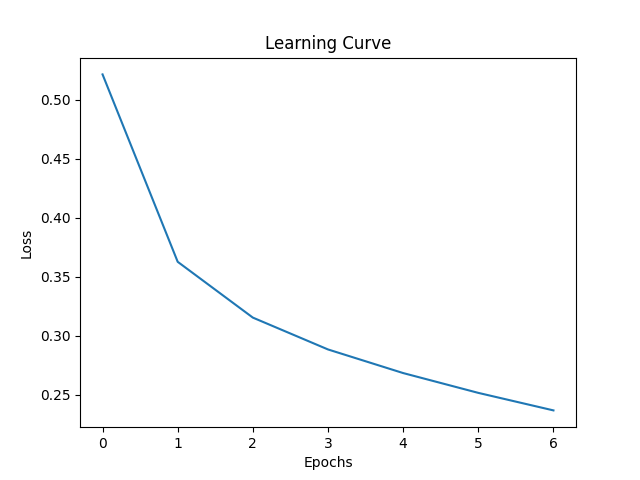

Here is the Python script that generated this plot:
import numpy as np
from sklearn.datasets import fetch_openml
from sklearn.model_selection import train_test_split
from sklearn.preprocessing import OneHotEncoder
from sklearn.metrics import accuracy_score
import matplotlib.pyplot as plt

dataMnist = fetch_openml('mnist_784', version=1)
featuresData = dataMnist["data"].values
labelsData = dataMnist["target"].astype(int).values
featuresData = featuresData / 255.0

encoder = OneHotEncoder(sparse=False)
labelsOneHot = encoder.fit_transform(labelsData.reshape(-1, 1))

featuresTrain, featuresTest, labelsTrain, labelsTest = train_test_split(featuresData, labelsOneHot, test_size=0.2, random_state=42)

def functionSigmoid(inputZ):
    return 1.0 / (1.0 + np.exp(-inputZ))

def functionSigmoidDerivative(inputZ):
    return functionSigmoid(inputZ) * (1.0 - functionSigmoid(inputZ))

def functionSoftmax(inputZ):
    expInputZ = np.exp(inputZ)
    return expInputZ / expInputZ.sum(axis=1, keepdims=True)

def processForwardPropagation(inputFeatures, weights1, weights2):
    zLayer1 = inputFeatures.dot(weights1.T)
    aLayer1 = functionSigmoid(zLayer1)
    zLayer2 = aLayer1.dot(weights2.T)
    aLayer2 = functionSoftmax(zLayer2)
    return zLayer1, aLayer1, zLayer2, aLayer2

def computeFunctionLoss(trueLabels, predictedLabels):
    samplesCount = trueLabels.shape[0]
    lossValue = -np.sum(trueLabels * np.log(predictedLabels)) / samplesCount
    return lossValue

inputNodes = 784
hiddenNodes = 300
outputNodes = 200
rateLearning = 0.1
totalEpochs = 7
sizeBatch = 64

weightsLayer1 = np.random.randn(hiddenNodes, inputNodes) * 0.01
weightsLayer2 = np.random.randn(outputNodes, hiddenNodes) * 0.01

listLosses = []

for epochIndex in range(totalEpochs):
    for batchIndex in range(0, featuresTrain.shape[0], sizeBatch):
        batchFeatures = featuresTrain[batchIndex:batchIndex+sizeBatch]
        batchLabels = labelsTrain[batchIndex:batchIndex+sizeBatch]

        zValue1, aValue1, zValue2, aValue2 = processForwardPropagation(batchFeatures, weightsLayer1, weightsLayer2)

        deltaZ2 = aValue2 - batchLabels
        deltaWeights2 = np.dot(deltaZ2.T, aValue1) / sizeBatch
        deltaALayer1 = np.dot(deltaZ2, weightsLayer2)
        deltaZLayer1 = deltaALayer1 * functionSigmoidDerivative(zValue1)
        deltaWeightsLayer1 = np.dot(deltaZLayer1.T, batchFeatures) / sizeBatch
        
        weightsLayer1 -= rateLearning * deltaWeightsLayer1
        weightsLayer2 -= rateLearning * deltaWeights2

    _, _, _, aValue2Train = processForwardPropagation(featuresTrain, weightsLayer1, weightsLayer2)
    lossTrain = computeFunctionLoss(labelsTrain, aValue2Train)
    listLosses.append(lossTrain)

    _, _, _, aValue2Test = processForwardPropagation(featuresTest, weightsLayer1, weightsLayer2)
    predictedValues = np.argmax(aValue2Test, axis=1)
    trueValues = np.argmax(labelsTest, axis=1)
    accuracyTest = accuracy_score(trueValues, predictedValues)
    errorTest = 1 - accuracyTest
    
    print(f"Epoch {epochIndex + 1}, Test Error: {errorTest:.4f}")

plt.plot(listLosses)
plt.xlabel('Epochs')
plt.ylabel('Loss')
plt.title('Learning Curve')
plt.savefig("4.2.png")
plt.show()
